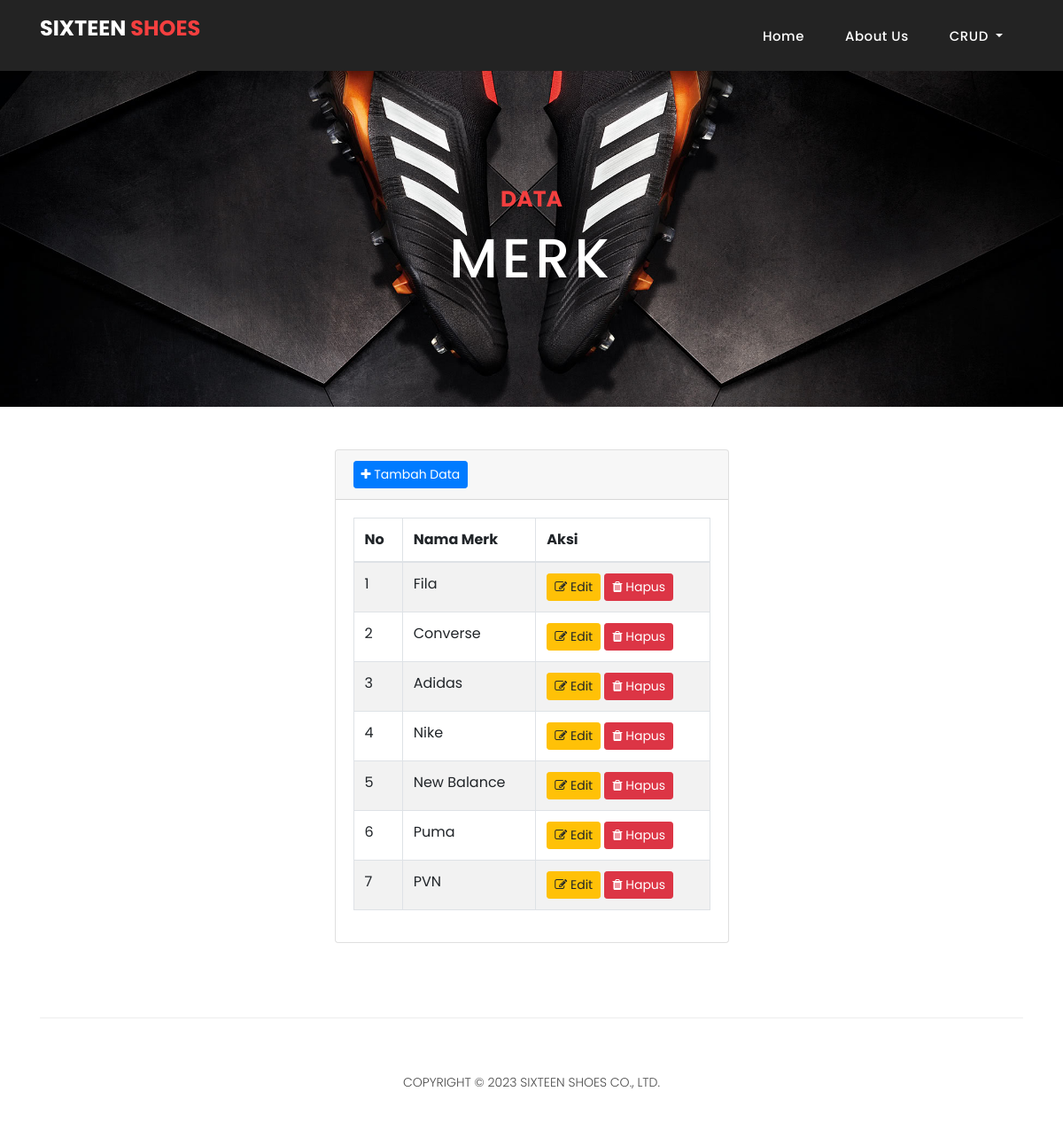
/merk.php, run on the app's committed database.
### tables this page shows
CREATE TABLE `merk` (
  `id` int(11) NOT NULL,
  `nama_merk` varchar(50) NOT NULL
);

### merk.php (the view, shortened to what this page needs)
<!DOCTYPE html>
<html lang="en">
  <head>
    <link href="vendor/bootstrap/css/bootstrap.min.css" rel="stylesheet">
    <link rel="stylesheet" href="assets/css/fontawesome.css">
    <link rel="stylesheet" href="assets/css/templatemo-sixteen.css">
    <link rel="stylesheet" href="assets/css/owl.css">
  </head>
  <body>
    <?php include 'navbar/header.php'; ?>
    <div class="page-heading merk-heading header-text">
      <div class="container">
        <div class="row">
          <div class="col-md-12">
            <div class="text-content">
              <h4>Data</h4>
              <h2>Merk</h2>
            </div>
          </div>
        </div>
      </div>
    </div>
    <br><br>
    <div class="container mb-4">
      <div class="row">
        <div class="col-md-5 mx-auto">
          <div class="card">
            <div class="card-header">
            <a href="add_data/add_merk.php" class="btn btn-primary btn-sm float-end"><i class="fa fa-plus right"></i> Tambah Data</a>
            </div>
            <div class="card-body">
              <table id="Mytable" class="table table-bordered table-striped">
                <thead>
                  <tr>
                    <th>No</th>
                    <th>Nama Merk</th>
                    <th>Aksi</th>
                  </tr>
                </thead>
	              <tbody>
                <?php
                  require "connection.php";
                  $result = mysqli_query($connection,"SELECT * FROM merk");
                  $no = 1;
                  while($data = mysqli_fetch_array($result)){
                ?>
                  <tr>
                    <td><?php echo $no++; ?></td>
                    <td><?php echo $data['nama_merk']; ?></td>
                    <td>
                      <a href="edit_data/edit_merk.php?id=<?php echo $data['id']; ?>" class="btn btn-warning btn-sm"><i class="fa fa-edit right"></i> Edit</a>
                      <a href="delete_data/delete_merk.php?id=<?php echo $data['id']; ?>" onclick="return confirm('Apakah Anda yakin ingin menghapus data ini?')" class="btn btn-danger btn-sm"><i class="fa fa-trash right"></i> Hapus</a>
                    </td>
                  </tr>
                  <?php } ?>
                </tbody>
              </table>
            </div>
          </div>
        </div>
      </div>
    </div>
    <?php include 'navbar/footer.php'; ?>
  </body>
</html>

### assets/css/templatemo-sixteen.css (style rules this page uses)
body { font-family: 'Poppins', sans-serif; overflow-x: hidden; text-rendering: optimizeLegibility; -webkit-font-smoothing: antialiased; -moz-osx-font-smoothing: grayscale; }
a { text-decoration: none!important; }
h1,h2,h3,h4,h5,h6 { margin: 0px; }
.merk-heading { background-image: url(../images/merk-heading.jpg); }
.page-heading { padding: 210px 0px 130px 0px; text-align: center; background-position: center center; background-repeat: no-repeat; background-size: cover; }
.page-heading .text-content h4 { color: #f33f3f; font-size: 25px; font-weight: bold; text-transform: uppercase; font-weight: 700; margin-bottom: 15px; }
.page-heading .text-content h2 { color: #fff; font-size: 62px; text-transform: uppercase; letter-spacing: 5px; }

### data on the page
merk: nama_merk "Fila"
merk: nama_merk "Converse"
merk: nama_merk "Adidas"
merk: nama_merk "Nike"
merk: nama_merk "New Balance"
merk: nama_merk "Puma"
merk: nama_merk "PVN"
